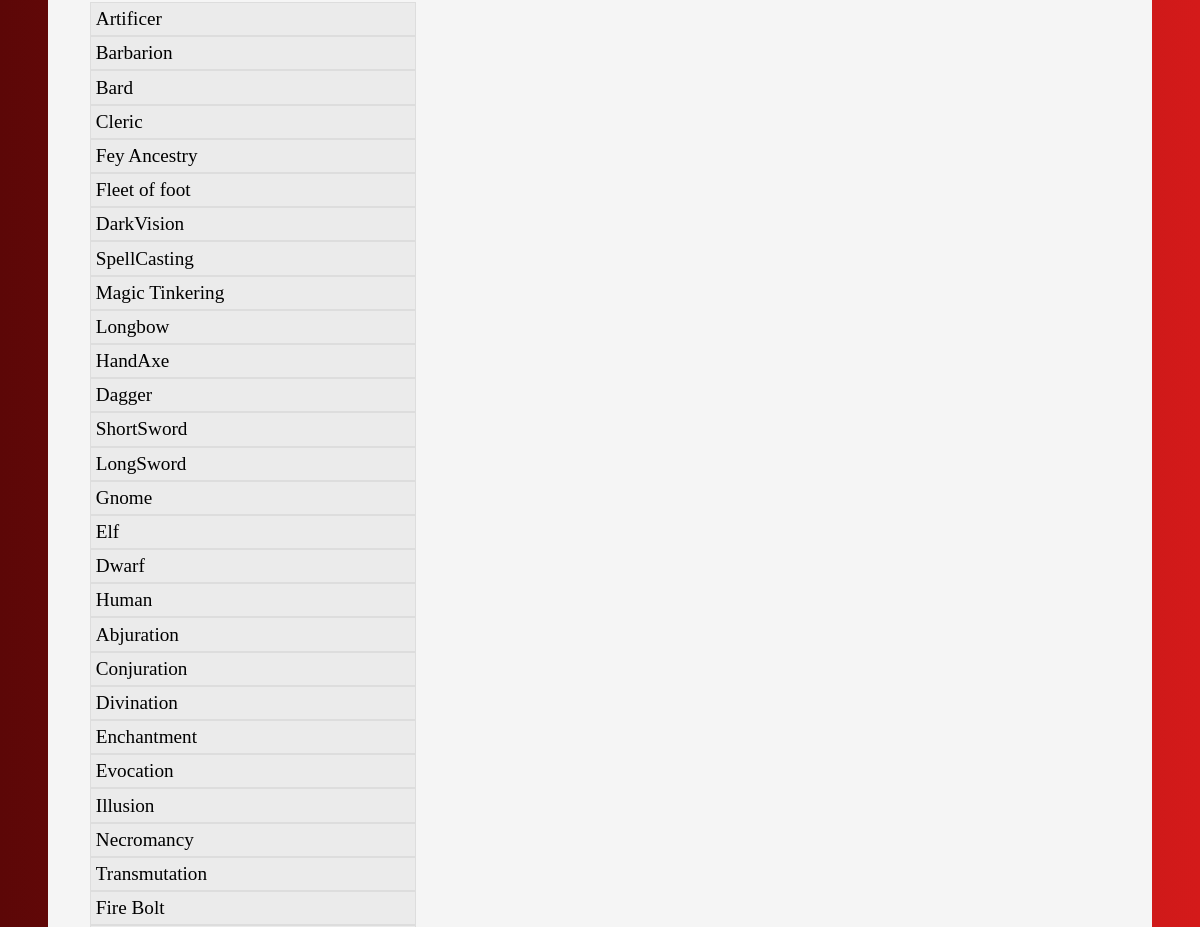
Before: /search (middle part) with the older database file.
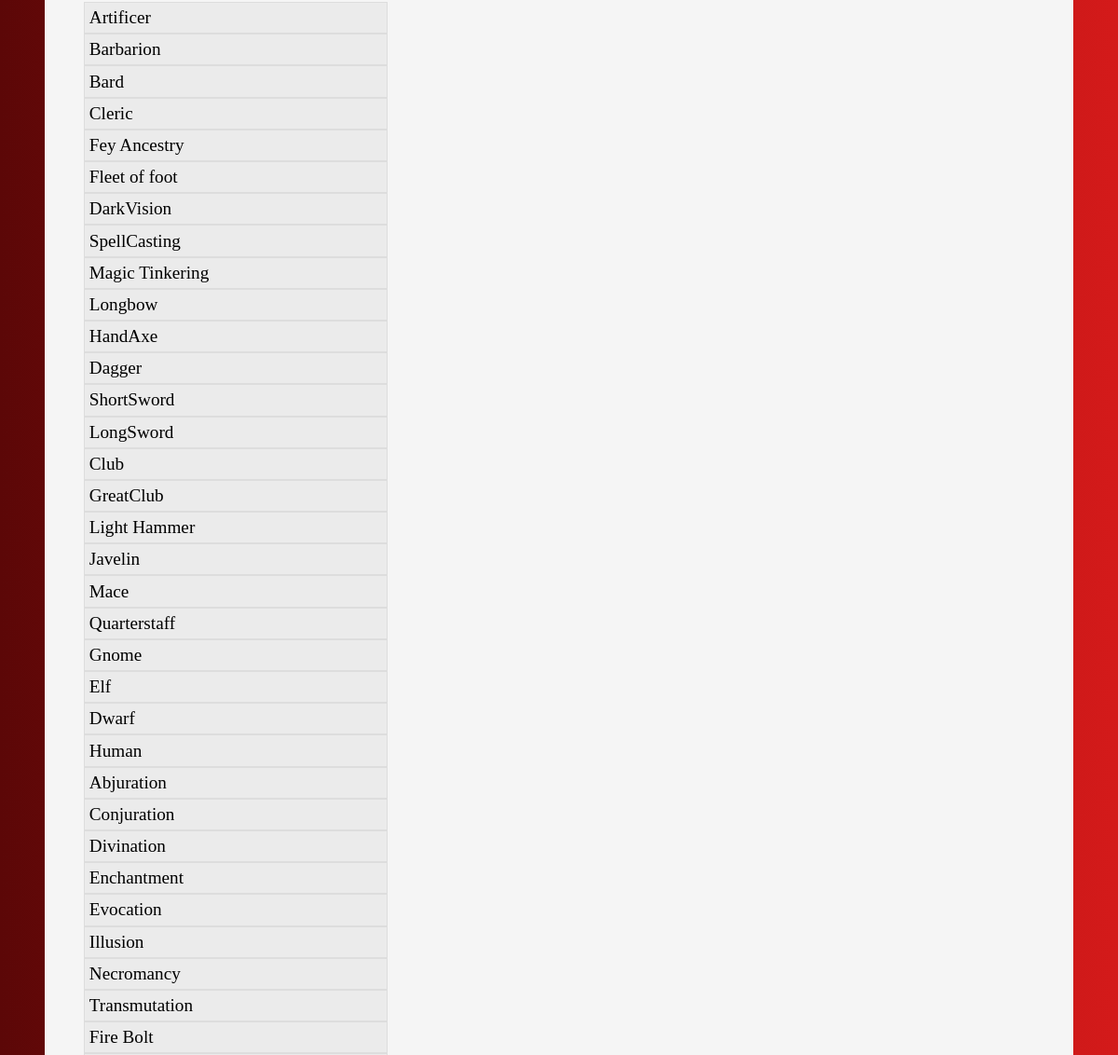
After: the same page with the newer database file.
### tables this page shows
CREATE TABLE Class (id INTEGER PRIMARY KEY AUTOINCREMENT, name TEXT, description TEXT, image TEXT, summary TEXT);

CREATE TABLE Feature (id INTEGER PRIMARY KEY AUTOINCREMENT, name TEXT, description TEXT);

CREATE TABLE Equipment (id INTEGER PRIMARY KEY AUTOINCREMENT, name TEXT, description TEXT, category INTEGER REFERENCES EquipmentCategory (id), image TEXT, summary TEXT);

CREATE TABLE Race (id INTEGER PRIMARY KEY AUTOINCREMENT, name TEXT, description TEXT, image TEXT, summary TEXT);

CREATE TABLE School (id INTEGER PRIMARY KEY AUTOINCREMENT, name TEXT, description TEXT);

CREATE TABLE Spell (id INTEGER PRIMARY KEY AUTOINCREMENT, name TEXT, description TEXT, school INTEGER REFERENCES School (id), Casting TEXT, "Range" TEXT);

### routes.py (the view)
@app.route('/search')
def search():
    feature = sql_connect('SELECT * FROM Feature')
    group = sql_connect('SELECT * FROM Class')
    equipment = sql_connect('SELECT * FROM Equipment')
    race = sql_connect('SELECT * FROM Race')
    school = sql_connect('SELECT * FROM School')
    spell = sql_connect('SELECT * FROM Spell')
    return render_template("search.html", title="Search", group=group, feature=feature, equipment=equipment, race=race, school=school, spell=spell)

### routes.py (called while the page is built)
def sql_connect(query):
    conn = sqlite3.connect('DnD.db')
    cur = conn.cursor()
    cur.execute(query)
    return cur.fetchall()

### templates/search.html (shortened to what this page needs)
{% extends 'layout.html' %}
{% block content %}
<ul id="myUL">
    {%for item in group%}
    <li><a class="search" href="/class/{{item[0]}}">{{item[1]}}</a></li>
    {%endfor%}
    {%for item in feature%}
    <li><a class="search" href="/feature/{{item[0]}}">{{item[1]}}</a></li>
    {%endfor%}
    {%for item in equipment%}
    <li><a class="search" href="/equipment/{{item[0]}}">{{item[1]}}</a></li>
    {%endfor%}
    {%for item in race%}
    <li><a class="search" href="/race/{{item[0]}}">{{item[1]}}</a></li>
    {%endfor%}
    {%for item in school%}
    <li><a class="search" href="/school/{{item[0]}}">{{item[1]}}</a></li>
    {%endfor%}
    {%for item in spell%}
    <li><a class="search" href="/spell/{{item[0]}}">{{item[1]}}</a></li>
    {%endfor%}
</ul>
{% endblock %}

Changed rows visible on the page:
added Equipment: name "Club"
added Equipment: name "GreatClub"
added Equipment: name "Light Hammer"
added Equipment: name "Javelin"
added Equipment: name "Mace"
added Equipment: name "Quarterstaff"
